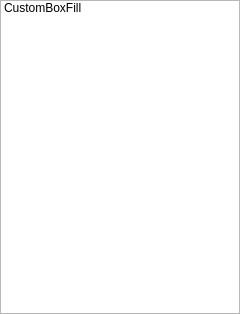
<?xml version="1.0" encoding="UTF-8"?>
<ui version="4.0">
 <class>DockTemplate</class>
 <widget class="QDockWidget" name="DockTemplate">
  <property name="geometry">
   <rect>
    <x>0</x>
    <y>0</y>
    <width>240</width>
    <height>314</height>
   </rect>
  </property>
  <property name="allowedAreas">
   <set>Qt::LeftDockWidgetArea|Qt::RightDockWidgetArea</set>
  </property>
  <property name="windowTitle">
   <string>Templates</string>
  </property>
  <widget class="QWidget" name="widget">
   <layout class="QVBoxLayout" name="verticalLayout">
    <property name="spacing">
     <number>0</number>
    </property>
    <property name="margin">
     <number>0</number>
    </property>
    <item>
     <widget class="QListWidget" name="listTemplates">
      <item>
       <property name="text">
        <string>CustomBoxFill</string>
       </property>
      </item>
     </widget>
    </item>
   </layout>
  </widget>
 </widget>
 <resources/>
 <connections/>
</ui>
